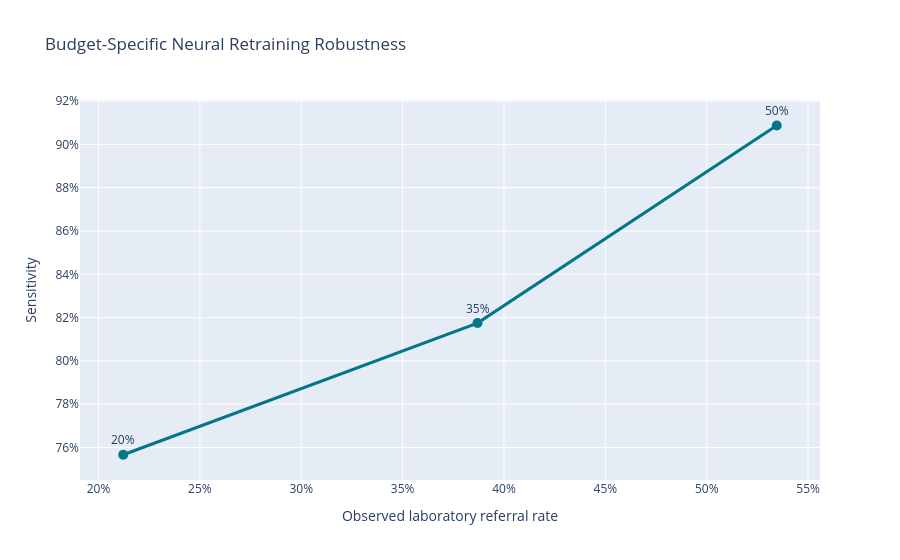

Source (notebook cell):
### Code cell
if len(
    budget_retraining
) > 0:

    fig = go.Figure()

    fig.add_trace(
        go.Scatter(
            x=budget_retraining[
                "referral_rate"
            ],

            y=budget_retraining[
                "sensitivity"
            ],

            mode="lines+markers",

            name=(
                "Budget-specific retraining"
            ),

            line=dict(
                color=PROJECT_COLORS[
                    "teal_dark"
                ],
                width=3
            ),

            marker=dict(
                size=10
            )
        )
    )

    for _, row in (
        budget_retraining.iterrows()
    ):

        fig.add_annotation(
            x=row[
                "referral_rate"
            ],

            y=row[
                "sensitivity"
            ],

            text=(
                f"{row['training_budget']:.0%}"
            ),

            showarrow=False,
            yshift=15
        )

    fig.update_layout(
        title=(
            "Budget-Specific Neural "
            "Retraining Robustness"
        ),

        xaxis_title=(
            "Observed laboratory "
            "referral rate"
        ),

        yaxis_title=(
            "Sensitivity"
        )
    )

    fig.update_xaxes(
        tickformat=".0%"
    )

    fig.update_yaxes(
        tickformat=".0%"
    )

    fig.show()

    save_plotly(
        fig,
        "step14_selected_budget_retraining"
    )

### Figure 1 — Plotly figure (JSON) as saved in the notebook; plotly's stock layout.template omitted (floating-point values rounded to 4 significant figures)
{"data": [{"line": {"color": "#037688", "width": 3}, "marker": {"size": 10}, "mode": "lines+markers", "name": "Budget-specific retraining", "type": "scatter", "x": [0.2122, 0.3869, 0.5345], "y": [0.7567, 0.8175, 0.9087]}], "layout": {"annotations": [{"showarrow": false, "text": "20%", "x": 0.2122, "y": 0.7567, "yshift": 15}, {"showarrow": false, "text": "35%", "x": 0.3869, "y": 0.8175, "yshift": 15}, {"showarrow": false, "text": "50%", "x": 0.5345, "y": 0.9087, "yshift": 15}], "title": {"text": "Budget-Specific Neural Retraining Robustness"}, "xaxis": {"tickformat": ".0%", "title": {"text": "Observed laboratory referral rate"}}, "yaxis": {"tickformat": ".0%", "title": {"text": "Sensitivity"}}}}
